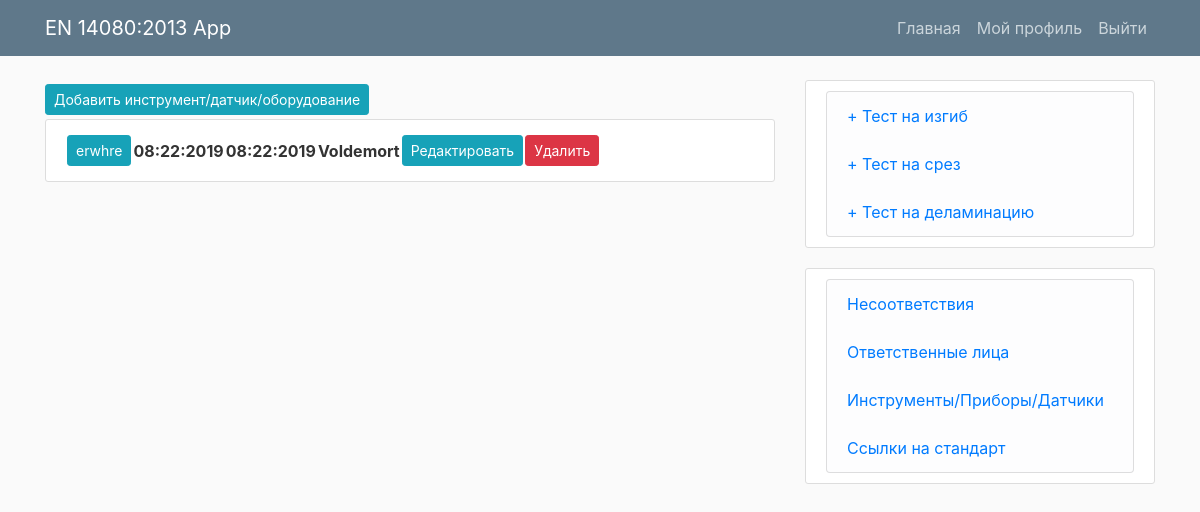
Page /tools/ (signed in) on the committed database.
### mainApp/models.py (models this page shows, shortened)
class Tool(models.Model):
	name = models.CharField(max_length=100)
	description = models.TextField(blank=True)
	resp_person = models.ForeignKey(Person, on_delete=models.PROTECT)
	calibration_date = models.DateField()
	next_calibration_date = models.DateField()
	author = models.ForeignKey(User, blank=True, null=True, on_delete=models.CASCADE)

class Person(models.Model):
	name = models.CharField(max_length=100)
	position = models.CharField(max_length=100)
	training_date = models.DateField()
	next_training_date = models.DateField()
	comment = models.TextField(blank=True)
	author = models.ForeignKey(User, blank=True, null=True, on_delete=models.CASCADE)

### mainApp/views.py (the view)
# urls.py: path('tools/', today_views.ToolsView, name='tools'),
@login_required
def ToolsView(request):
	user = get_object_or_404(User, username=request.user.username)
	tools = Tool.objects.filter(author=user).order_by('name')
	return render(request, 'mainApp/tools.html', {'tools': tools,})

### mainApp/templates/mainApp/tools.html
{% extends "mainApp/today.html" %}
{% load crispy_forms_tags %}
{% load bootstrap4 %}
{% block content %}
<a class="btn btn-info btn-sm mt-1 mb-1" href="{% url 'tool-create' %}">Добавить инструмент/датчик/оборудование</a>
{% for tool in tools %}
<div class="content-section tabletoday">
    <table>
        <tr>
            <th><a class="btn btn-info btn-sm mt-1 mb-1" href="{% url 'tool' tool.id %}">{{ tool.name }}</a></th>
            <th>{{ tool.calibration_date|date:"m:d:Y" }}</th>
            <th>{{ tool.next_calibration_date|date:"m:d:Y" }}</th>
            <th>{{ tool.resp_person.name }}</th>
            <th>
                <a class="btn btn-info btn-sm mt-1 mb-1" href="{% url 'tool-update' tool.id %}">Редактировать</a>
            </th>
             <th>
                <a class="btn btn-danger btn-sm mt-1 mb-1" href="{% url 'tool-delete' tool.id %}">Удалить</a>
            </th>
        </tr>
    </table>
</div>
{% endfor %}
{% endblock content %}

### mainApp/static/mainApp/main.css (style rules this page uses)
.content-section { background: #ffffff; padding: 10px 20px; border: 1px solid #dddddd; border-radius: 3px; margin-bottom: 20px; }
body { background: #fafafa; color: #333333; margin-top: 5rem; }

### rows in the picture
Tool: name "erwhre", calibration_date "08:22:2019", next_calibration_date "08:22:2019", resp_person.name "Voldemort"
